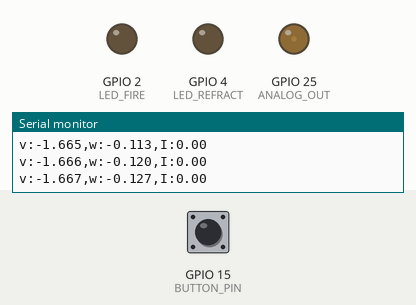
Bench run of a sketch on a simulated ESP32. Shown: output pins drawn as LEDs (lit = HIGH), the last lines printed to the serial monitor. Dashed ring = blinking. The test bench sets the inputs (shaded band); at power-on: GPIO 15 (BUTTON_PIN) HIGH.

Above: at 0.23 s.
1.3 s: GPIO 15 (BUTTON_PIN) pulled LOW for 0.15 s
At 1.71 s:
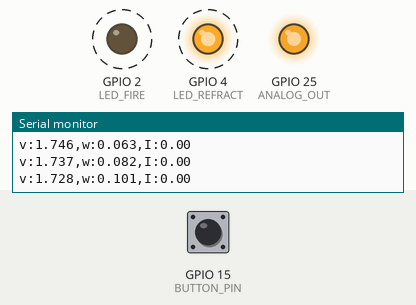
4.3 s: GPIO 15 (BUTTON_PIN) pulled LOW for 1 s
At 5.45 s:
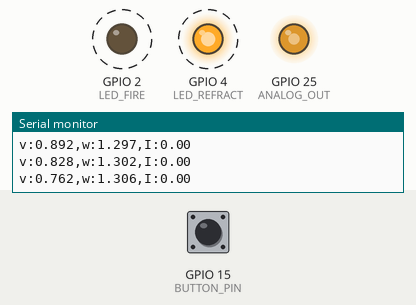
7.3 s: GPIO 15 (BUTTON_PIN) pulled LOW for 0.15 s
At 8.61 s:
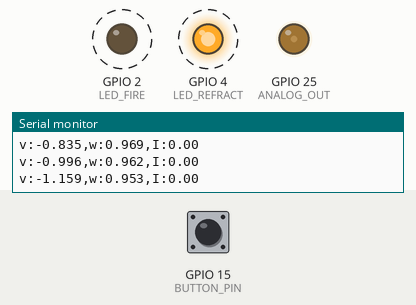
10.3 s: GPIO 15 (BUTTON_PIN) pulled LOW for 3.2 s
At 13.7 s:
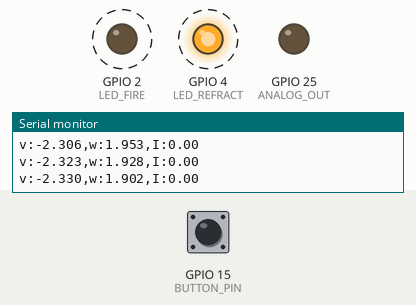
15.1 s: GPIO 15 (BUTTON_PIN) pulled LOW for 0.15 s
At 16.73 s:
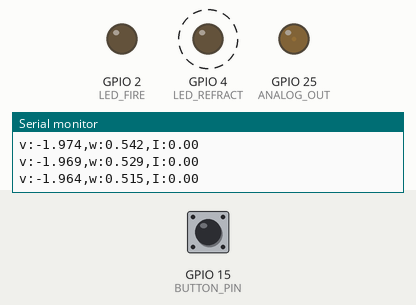
Timing chart, 0 to 19.1 s (numbered marks = the images above; inputs shaded):
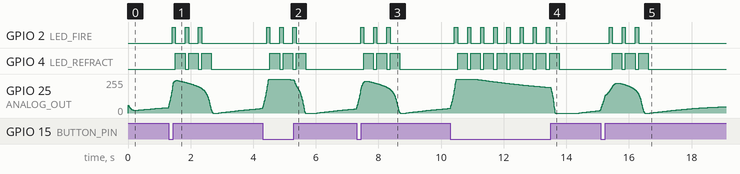

Measured:
- after the input at 1.3 s, GPIO 2 (LED_FIRE): alternates HIGH for 0.10 s and LOW for 0.32 s, 6 changes in all, then stays LOW, starting after 0.11 s; GPIO 4 (LED_REFRACT): alternates HIGH for 0.31 s and LOW for 0.11 s, 6 changes in all, then stays LOW, starting after 0.21 s
- after the input at 4.3 s, GPIO 2 (LED_FIRE): alternates HIGH for 0.10 s and LOW for 0.32 s, 6 changes in all, then stays LOW, starting after 0.13 s; GPIO 4 (LED_REFRACT): alternates HIGH for 0.31 s and LOW for 0.11 s, 6 changes in all, then stays LOW, starting after 0.23 s
- after the input at 7.3 s, GPIO 2 (LED_FIRE): alternates HIGH for 0.10 s and LOW for 0.32 s, 6 changes in all, then stays LOW, starting after 0.13 s; GPIO 4 (LED_REFRACT): alternates HIGH for 0.31 s and LOW for 0.11 s, 6 changes in all, then stays LOW, starting after 0.23 s
- after the input at 10.3 s, GPIO 2 (LED_FIRE): alternates HIGH for 0.10 s and LOW for 0.32 s, 16 changes in all, then stays LOW, starting after 0.13 s; GPIO 4 (LED_REFRACT): alternates HIGH for 0.31 s and LOW for 0.11 s, 16 changes in all, then stays LOW, starting after 0.23 s
- after the input at 15.1 s, GPIO 2 (LED_FIRE): alternates HIGH for 0.10 s and LOW for 0.32 s, 6 changes in all, then stays LOW, starting after 0.27 s; GPIO 4 (LED_REFRACT): alternates HIGH for 0.31 s and LOW for 0.11 s, 6 changes in all, then stays LOW, starting after 0.37 s

The sketch:

neuron_simulator.ino
```cpp
/*
 * FitzHugh-Nagumo Neuron Simulator
 * Author: Nicolas Isaza Sierra (NikoAndes)
 * Description: Simplified neuron firing simulation inspired by
 *              FitzHugh-Nagumo model. Uses button input and LED output.
 * Platform: ESP32 / Arduino
 *
 * Concept:
 *   The FitzHugh-Nagumo model describes how neurons fire (action potentials).
 *   When input stimulus exceeds a threshold, the neuron 'fires' a pulse.
 *   After firing, it enters a refractory period before it can fire again.
 */

// --- Pin definitions ---
const int BUTTON_PIN = 15;   // Stimulus input button
const int LED_FIRE = 2;      // LED that fires when neuron activates
const int LED_REFRACT = 4;   // LED showing refractory period
const int ANALOG_OUT = 25;   // DAC output to simulate voltage (optional)

// --- FN Model Parameters (simplified) ---
float v = -1.0;      // membrane voltage variable
float w = 0.0;       // recovery variable
float I_ext = 0.0;   // external current (stimulus)

const float dt = 0.1;   // time step
const float a = 0.7;
const float b = 0.8;
const float tau = 12.5;
const float FIRE_THRESHOLD = 0.5;

// State flags
bool isFiring = false;
bool isRefractory = false;
unsigned long fireTime = 0;
const int REFRACTORY_MS = 300;
const int FIRE_DURATION_MS = 100;

void setup() {
  Serial.begin(115200);
  pinMode(BUTTON_PIN, INPUT_PULLUP);
  pinMode(LED_FIRE, OUTPUT);
  pinMode(LED_REFRACT, OUTPUT);
  Serial.println("=== FitzHugh-Nagumo Neuron Simulator ===");
  Serial.println("Press button to apply stimulus.");
  Serial.println("Monitoring: v (voltage), w (recovery), state");
}

void loop() {
  // Read stimulus from button
  I_ext = (digitalRead(BUTTON_PIN) == LOW) ? 1.5 : 0.0;

  // Update FN model
  updateModel();

  // Check for firing condition
  if (v > FIRE_THRESHOLD && !isRefractory) {
    triggerFire();
  }

  // Handle refractory period
  handleRefractory();

  // Output to Serial plotter (open Tools > Serial Plotter)
  Serial.print("v:"); Serial.print(v, 3);
  Serial.print(",w:"); Serial.print(w, 3);
  Serial.print(",I:"); Serial.println(I_ext);

  delay((int)(dt * 100));
}

void updateModel() {
  // FitzHugh-Nagumo equations (Euler integration)
  float dv = v - (v * v * v / 3.0) - w + I_ext;
  float dw = (v + a - b * w) / tau;
  v += dv * dt;
  w += dw * dt;

  // Optional: output v as analog voltage on DAC pin (0-3.3V mapped to 0-255)
  int dacVal = constrain((int)((v + 2.0) / 4.0 * 255), 0, 255);
  dacWrite(ANALOG_OUT, dacVal);
}

void triggerFire() {
  if (!isFiring) {
    isFiring = true;
    isRefractory = false;
    fireTime = millis();
    digitalWrite(LED_FIRE, HIGH);
    Serial.println(" >>> NEURON FIRED! <<<");
  }
}

void handleRefractory() {
  if (isFiring && millis() - fireTime > FIRE_DURATION_MS) {
    isFiring = false;
    isRefractory = true;
    digitalWrite(LED_FIRE, LOW);
    digitalWrite(LED_REFRACT, HIGH);
    Serial.println(" [refractory period]");
  }
  if (isRefractory && millis() - fireTime > (FIRE_DURATION_MS + REFRACTORY_MS)) {
    isRefractory = false;
    digitalWrite(LED_REFRACT, LOW);
    Serial.println(" [neuron ready]");
  }
}
```
